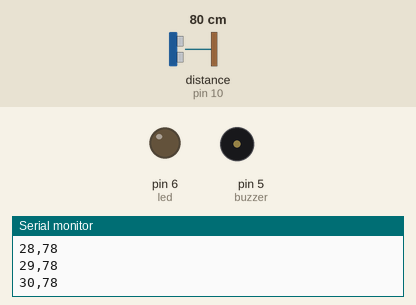
Simulated run of this sketch. Board: Arduino Uno, built with avr-gcc and run on an emulated ATmega328P. On the bench: output pins drawn as LEDs (lit = HIGH), buzzer (waves = sounding, pin HIGH), the last lines printed to the serial monitor. Wiring (inferred from the names in the program): ultrasonic range finder: trigger pin 9; echo pin 10. The inputs (shaded band) are chosen by the test bench; at power-on: distance to the obstacle (sensor on pin 10) 80 cm. The echo pulse lasts 58.3 µs per cm; pins used as bus, display or sensor lines are not drawn.

Above: at 1.2 s.
1.3 s: distance to the obstacle (sensor on pin 10) set to 24 cm
2.8 s: distance to the obstacle (sensor on pin 10) set to 19 cm
At 4.0 s:
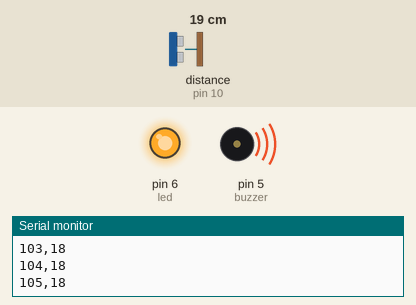
4.3 s: distance to the obstacle (sensor on pin 10) set to 35 cm
At 4.6 s:
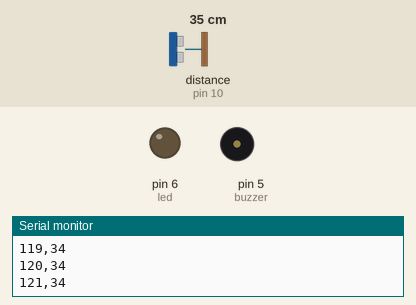
5.8 s: distance to the obstacle (sensor on pin 10) set to 2 cm
At 6.2 s:
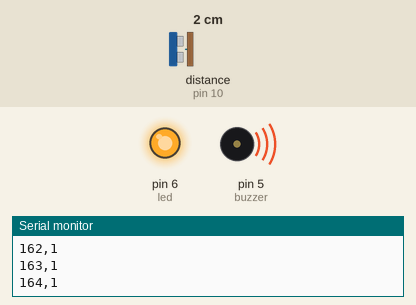
Timing chart, 0 to 8.3 s (numbered marks = the images above; inputs shaded):
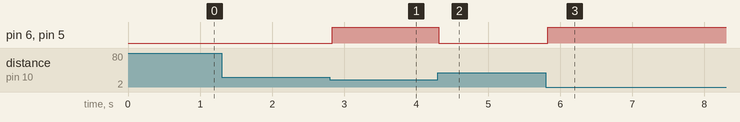

Measured:
- the behaviour switches between 21 and 20 cm on distance to the obstacle (sensor on pin 10) (found by bisection; images 0 and 1)
- after the input at 2.8 s, pin 6 (led), pin 5 (buzzer): LOW → HIGH at once
- after the input at 4.3 s, pin 6 (led), pin 5 (buzzer): HIGH → LOW at once
- after the input at 5.8 s, pin 6 (led), pin 5 (buzzer): LOW → HIGH at once

The sketch:

RADAR_PROJECT.ino
```cpp
const int trigPin = 9;
const int echoPin = 10;

const int buzzer = 5;
const int led = 6;

int angle = 0;
bool forwardSweep = true;

long duration;
int distance;

void setup() {
  Serial.begin(9600);

  pinMode(trigPin, OUTPUT);
  pinMode(echoPin, INPUT);

  pinMode(buzzer, OUTPUT);
  pinMode(led, OUTPUT);

  digitalWrite(buzzer, LOW);
  digitalWrite(led, LOW);
}

void loop() {

  // ---- Angle sweep simulation (NO SERVO) ----
  if (forwardSweep) {
    angle++;
    if (angle >= 180) forwardSweep = false;
  } else {
    angle--;
    if (angle <= 0) forwardSweep = true;
  }

  delay(15);

  // ---- Distance Measurement ----
  distance = getDistance();

  // ---- Alert (distance < 20 cm) ----
  if (distance > 0 && distance < 20) {
    digitalWrite(buzzer, HIGH);
    digitalWrite(led, HIGH);
  } else {
    digitalWrite(buzzer, LOW);
    digitalWrite(led, LOW);
  }

  // ---- Send angle,distance to Processing ----
  Serial.print(angle);
  Serial.print(",");
  Serial.println(distance);

  delay(20);
}

int getDistance() {
  digitalWrite(trigPin, LOW);
  delayMicroseconds(2);
  digitalWrite(trigPin, HIGH);
  delayMicroseconds(10);
  digitalWrite(trigPin, LOW);

  duration = pulseIn(echoPin, HIGH, 30000);
  int dist = duration * 0.034 / 2;

  if (dist <= 0 || dist > 400) dist = 400;
  return dist;
}
```
